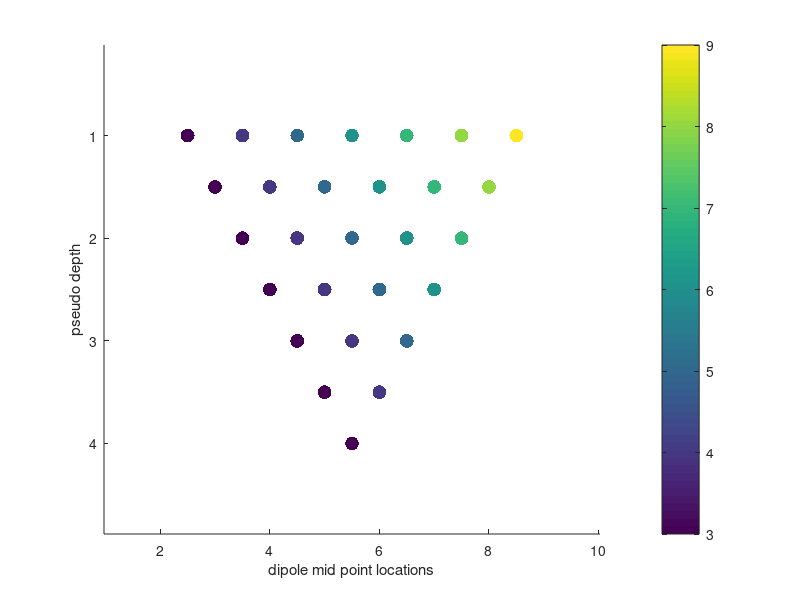

Reproduce this figure in MATLAB.
close all
clear all
clc

% pseudo section plot for dipole-dipole 2D survey

res = dlmread('resistivity.txt');
electrode_loc = dlmread('electrode_loc.txt');
C1 = electrode_loc(:,1);
C2 = electrode_loc(:,2);
P1 = electrode_loc(:,3);
P2 = electrode_loc(:,4);

% For the dipole-dipole electrode configuration, the data are plotted beneath the midpoint
% between the dipoles at a depth of half the distance between the dipole centers.

L = (abs(((P1+P2)/2)-((C1+C2)/2)))/2;
dipole_mid_point = (abs(((P1+P2)/2)+((C1+C2)/2)))/2;

X = dipole_mid_point;
Y = L;

scatter(X,Y,100,res,'filled');
set(gca,'YDir','reverse');
xlabel('dipole mid point locations');
ylabel('pseudo depth');
xlim([min(X)-std(X),max(X)+std(X)]);
ylim([min(Y)-std(Y),max(Y)+std(Y)]);
colorbar;

% [xq,yq] = meshgrid(min(X):std(X):max(X), min(Y):std(Y):max(Y));
% vq = griddata(X,Y,res,xq,yq);
% contour(xq,yq,vq);


